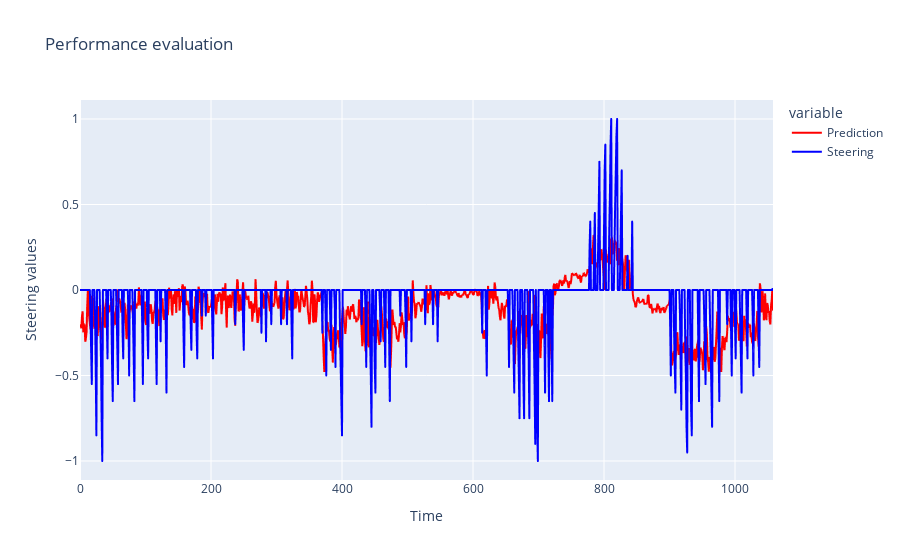

Notebook code for this chart:
### Code cell
import plotly.express as px 
import plotly.graph_objects as go 
from helper import *



fig = px.line(df, y=['Prediction','Steering'], 
            title='Performance evaluation',
            labels={'value':'Steering values', 'index': 'Time'},
            color_discrete_map={'Prediction':'red', 'Steering':'blue'})
# fig.update_layout(yaxis_range=[-0.4, 0.4])
fig.show()

### Figure 1 — Plotly figure (JSON) as saved in the notebook; plotly's stock layout.template omitted (floating-point values rounded to 4 significant figures; data arrays with more than 128 entries replaced by an {"elided": "..."} marker saying what was removed)
{"data": [{"hovertemplate": "variable=Prediction<br>Time=%{x}<br>Steering values=%{y}<extra></extra>", "legendgroup": "Prediction", "line": {"color": "red", "dash": "solid"}, "marker": {"symbol": "circle"}, "mode": "lines", "name": "Prediction", "showlegend": true, "type": "scattergl", "x": {"elided": "1059 int values"}, "xaxis": "x", "y": {"elided": "1059 float values"}, "yaxis": "y"}, {"hovertemplate": "variable=Steering<br>Time=%{x}<br>Steering values=%{y}<extra></extra>", "legendgroup": "Steering", "line": {"color": "blue", "dash": "solid"}, "marker": {"symbol": "circle"}, "mode": "lines", "name": "Steering", "showlegend": true, "type": "scattergl", "x": {"elided": "1059 int values"}, "xaxis": "x", "y": {"elided": "1059 float values"}, "yaxis": "y"}], "layout": {"legend": {"title": {"text": "variable"}, "tracegroupgap": 0}, "title": {"text": "Performance evaluation"}, "xaxis": {"anchor": "y", "domain": [0, 1], "title": {"text": "Time"}}, "yaxis": {"anchor": "x", "domain": [0, 1], "title": {"text": "Steering values"}}}}
